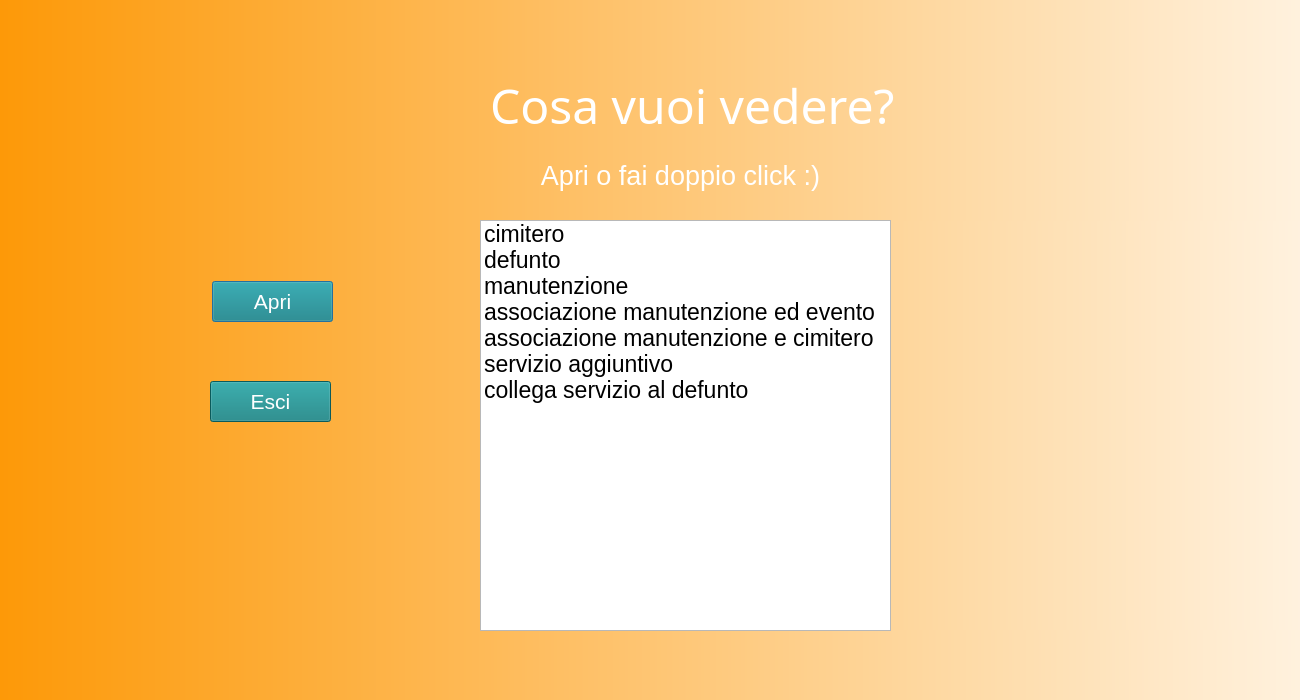
<?xml version="1.0" encoding="UTF-8"?>
<ui version="4.0">
 <class>Dialog</class>
 <widget class="QDialog" name="Dialog">
  <property name="geometry">
   <rect>
    <x>0</x>
    <y>0</y>
    <width>1300</width>
    <height>700</height>
   </rect>
  </property>
  <property name="windowTitle">
   <string>Dialog</string>
  </property>
  <widget class="QWidget" name="bgwidget" native="true">
   <property name="geometry">
    <rect>
     <x>0</x>
     <y>0</y>
     <width>1500</width>
     <height>800</height>
    </rect>
   </property>
   <property name="styleSheet">
    <string notr="true">QWidget#bgwidget{
	background-color: qlineargradient(spread:pad, x1:0, y1:0, x2:1, y2:0, stop:0 rgba(253, 153, 8, 255), stop:1 rgba(255, 255, 255, 255));

}</string>
   </property>
   <widget class="QLabel" name="image">
    <property name="enabled">
     <bool>true</bool>
    </property>
    <property name="geometry">
     <rect>
      <x>-200</x>
      <y>-270</y>
      <width>1800</width>
      <height>1300</height>
     </rect>
    </property>
    <property name="styleSheet">
     <string notr="true">border-radius:50%;
image: url(:/images/1.png);
</string>
    </property>
    <property name="text">
     <string/>
    </property>
    <property name="scaledContents">
     <bool>true</bool>
    </property>
   </widget>
   <widget class="QLabel" name="label">
    <property name="geometry">
     <rect>
      <x>490</x>
      <y>60</y>
      <width>441</width>
      <height>91</height>
     </rect>
    </property>
    <property name="font">
     <font>
      <family>Bangla MN</family>
      <pointsize>36</pointsize>
      <weight>50</weight>
      <italic>false</italic>
      <bold>false</bold>
     </font>
    </property>
    <property name="styleSheet">
     <string notr="true">font: 36pt;
background: transparent;
color: rgb(255,255,255);</string>
    </property>
    <property name="text">
     <string>Cosa vuoi vedere?</string>
    </property>
   </widget>
   <widget class="QPushButton" name="apri">
    <property name="geometry">
     <rect>
      <x>212</x>
      <y>281</y>
      <width>121</width>
      <height>41</height>
     </rect>
    </property>
    <property name="font">
     <font>
      <pointsize>16</pointsize>
     </font>
    </property>
    <property name="styleSheet">
     <string notr="true">color: rgb(255, 255, 255);
background-color: rgb(16, 128, 128);</string>
    </property>
    <property name="text">
     <string>Apri</string>
    </property>
   </widget>
   <widget class="QPushButton" name="esci">
    <property name="geometry">
     <rect>
      <x>210</x>
      <y>381</y>
      <width>121</width>
      <height>41</height>
     </rect>
    </property>
    <property name="font">
     <font>
      <pointsize>16</pointsize>
     </font>
    </property>
    <property name="styleSheet">
     <string notr="true">color: rgb(255, 255, 255);
background-color: rgb(16, 128, 128);</string>
    </property>
    <property name="text">
     <string>Esci</string>
    </property>
   </widget>
   <widget class="QListWidget" name="listWidget">
    <property name="geometry">
     <rect>
      <x>480</x>
      <y>220</y>
      <width>411</width>
      <height>411</height>
     </rect>
    </property>
    <property name="font">
     <font>
      <pointsize>17</pointsize>
     </font>
    </property>
    <item>
     <property name="text">
      <string>cimitero</string>
     </property>
    </item>
    <item>
     <property name="text">
      <string>defunto</string>
     </property>
    </item>
    <item>
     <property name="text">
      <string>manutenzione</string>
     </property>
    </item>
    <item>
     <property name="text">
      <string>associazione manutenzione ed evento</string>
     </property>
    </item>
    <item>
     <property name="text">
      <string>associazione manutenzione e cimitero</string>
     </property>
    </item>
    <item>
     <property name="text">
      <string>servizio aggiuntivo</string>
     </property>
    </item>
    <item>
     <property name="text">
      <string>collega servizio al defunto</string>
     </property>
    </item>
   </widget>
   <widget class="QLabel" name="label_2">
    <property name="geometry">
     <rect>
      <x>500</x>
      <y>130</y>
      <width>361</width>
      <height>91</height>
     </rect>
    </property>
    <property name="font">
     <font>
      <pointsize>20</pointsize>
      <weight>50</weight>
      <italic>false</italic>
      <bold>false</bold>
     </font>
    </property>
    <property name="styleSheet">
     <string notr="true">font: 20pt;
background: transparent;
color: rgb(255,255,255);</string>
    </property>
    <property name="text">
     <string>Apri o fai doppio click :)</string>
    </property>
    <property name="alignment">
     <set>Qt::AlignCenter</set>
    </property>
   </widget>
  </widget>
 </widget>
 <resources>
  <include location="../source.qrc"/>
 </resources>
 <connections/>
</ui>
